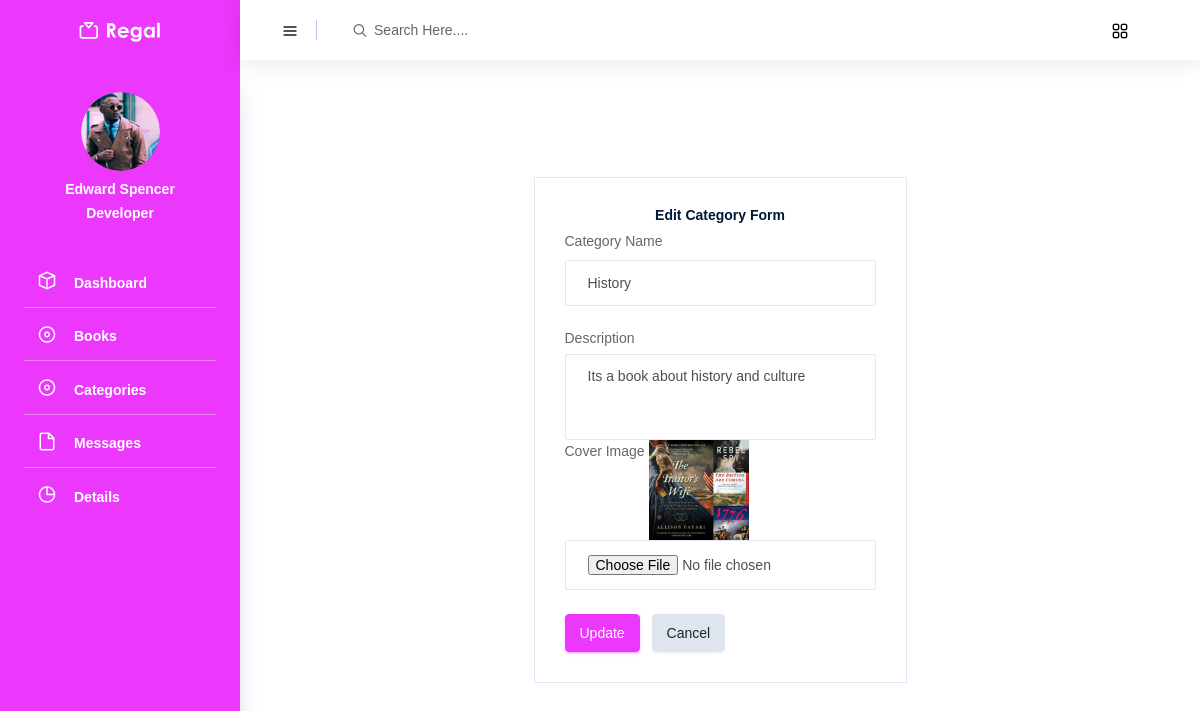
Before: /book_shop_admin/edit_category/1/ with the older database file.
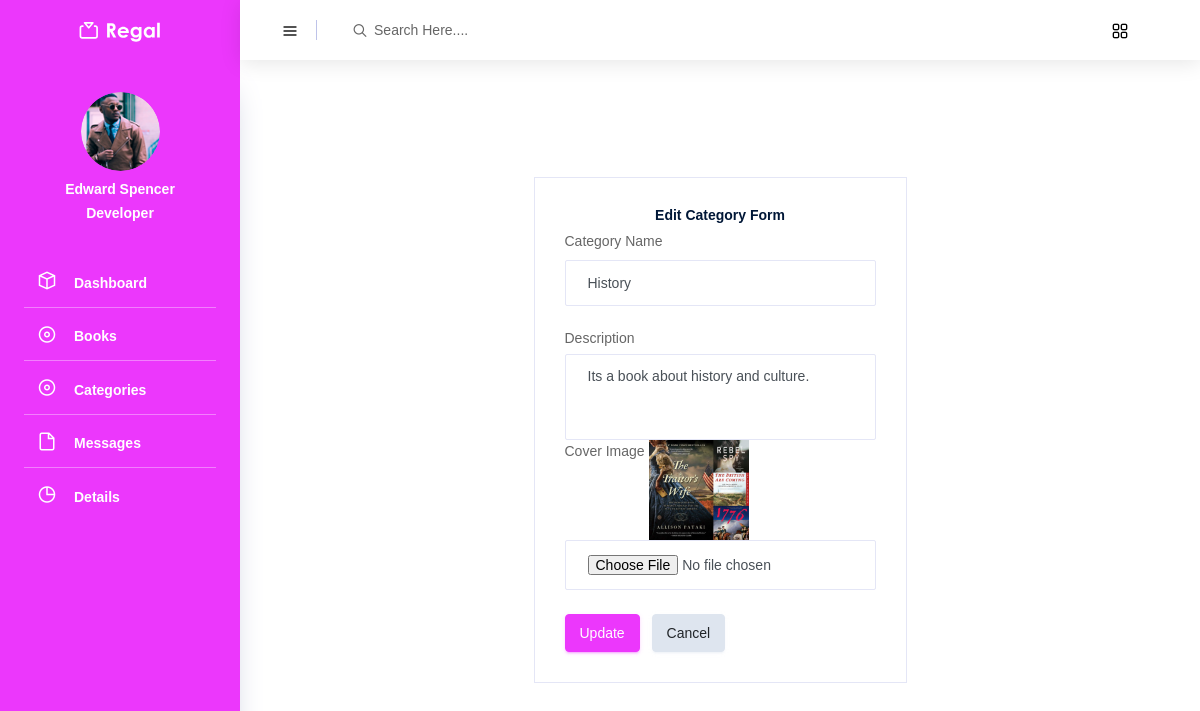
After: the same page with the newer database file.
### adminApp/models.py (models this page shows)
class CategoryDb(models.Model):
    name= models.CharField(max_length=100,null=True,blank=True)
    description = models.CharField(max_length=100,null=True,blank=True)
    cover_image = models.ImageField(upload_to="User Profiles",null=True,blank=True)

### adminApp/views.py (the view)
# urls.py: path('edit_category/<int:c_id>/',views.edit_category,name="edit_category"),
def edit_category(request,c_id):
    category = CategoryDb.objects.get(id=c_id)
    return render(request,"Edit_category.html",{'category':category})

### adminApp/templates/Edit_category.html (shortened to what this page needs)
<!DOCTYPE html>
{% extends 'index.html' %}
{% block content%}
<html lang="en">
<head>
</head>
<body>
<div class="card" style="margin:auto;">
                <div class="card-body">
                  <h4 class="card-title" style="text-align:center;">Edit Category Form</h4>
                  <form class="forms-sample" enctype="multipart/form-data" method="post" action="{% url 'update_category' category_id=category.id %}">
                    <div class="form-group">
                      <label for="exampleInputUsername1">Category Name</label>
                      <input type="text" name="c_name" value="{{category.name}}" class="form-control" id="exampleInputUsername1">
                    </div>
                      <label for="exampleInputUsername1">Description</label>
                      <textarea class="form-control" name="c_description" id="exampleTextarea1" rows="4">{{category.description}}</textarea>
                    <div class="form-group">
                      <label for="exampleInputEmail1">Cover Image</label>
                        <img src="{{category.cover_image.url}}" width="100px">
                      <input type="file" name="c_image" class="form-control" id="exampleInputEmail1" placeholder="Email">
                    </div>
                    <button type="submit" class="btn btn-primary mr-2">Update</button>
                    <button class="btn btn-light">Cancel</button>
                  </form>
                </div>
              </div>
</body>
</html>
{% endblock %}

### adminApp/templates/index.html (shortened to what this page needs)
<!DOCTYPE html>
{% load static %}
<html lang="en">
<head>
  <link rel="stylesheet" href="{% static 'dashboard/vendors/mdi/css/materialdesignicons.min.css' %}">
  <link rel="stylesheet" href="{% static 'dashboard/vendors/feather/feather.css' %}">
  <link rel="stylesheet" href="{% static 'dashboard/vendors/base/vendor.bundle.base.css' %}">
  <link rel="stylesheet" href="{% static 'dashboard/vendors/flag-icon-css/css/flag-icon.min.css' %}"/>
  <link rel="stylesheet" href="{% static 'dashboard/vendors/font-awesome/css/font-awesome.min.css' %}">
  <link rel="stylesheet" href="{% static 'dashboard/vendors/jquery-bar-rating/fontawesome-stars-o.css' %}">
  <link rel="stylesheet" href="{% static 'dashboard/vendors/jquery-bar-rating/fontawesome-stars.css' %}">
  <link rel="stylesheet" href="{% static 'dashboard/css/style.css' %}">
</head>
<body>
  <div class="container-scroller">
    <nav class="navbar col-lg-12 col-12 p-0 fixed-top d-flex flex-row">
      <div class="text-center navbar-brand-wrapper d-flex align-items-center justify-content-center">
        <a class="navbar-brand brand-logo" href="index.html"><img src="{% static 'dashboard/images/logo.svg' %}" alt="logo"/></a>
      </div>
      <div class="navbar-menu-wrapper d-flex align-items-center justify-content-end">
        <button class="navbar-toggler navbar-toggler align-self-center" type="button" data-toggle="minimize">
          <span class="icon-menu"></span>
        </button>
        <ul class="navbar-nav mr-lg-2">
          <li class="nav-item nav-search d-none d-lg-block">
            <div class="input-group">
              <div class="input-group-prepend">
                <span class="input-group-text" id="search">
                  <i class="icon-search"></i>
                </span>
              </div>
              <input type="text" class="form-control" placeholder="Search Here...." aria-label="search" aria-describedby="search">
            </div>
          </li>
        </ul>
        <ul class="navbar-nav navbar-nav-right">
          <li class="nav-item dropdown mr-4 d-lg-flex d-none">
            <a class="nav-link count-indicatord-flex align-item s-center justify-content-center" href="#">
              <i class="icon-grid"></i>
            </a>
          </li>
        </ul>
      </div>
    </nav>
    <div class="container-fluid page-body-wrapper">
      <nav class="sidebar sidebar-offcanvas" id="sidebar">
        <div class="user-profile">
          <div class="user-image">
            <img src="{% static 'dashboard/images/faces/face28.png' %}">
          </div>
          <div class="user-name">
              Edward Spencer
          </div>
          <div class="user-designation">
              Developer
          </div>
        </div>
        <ul class="nav">
          <li class="nav-item">
            <a class="nav-link" href="{% url 'index_page' %}">
              <i class="icon-box menu-icon"></i>
              <span class="menu-title">Dashboard</span>
            </a>
          </li>
          <li class="nav-item">
  <a class="nav-link" data-toggle="collapse" href="#books-collapse" aria-expanded="false" aria-controls="books-collapse">
    <i class="icon-disc menu-icon"></i>
    <span class="menu-title">Books</span>
    <i class="menu-arrow"></i>
  </a>
</li>
<li class="nav-item">
  <a class="nav-link" data-toggle="collapse" href="#categories-collapse" aria-expanded="false" aria-controls="categories-collapse">
    <i class="icon-disc menu-icon"></i>
    <span class="menu-title">Categories</span>
    <i class="menu-arrow"></i>
  </a>
</li>
          <li class="nav-item">
            <a class="nav-link" href="{% url 'view_messages' %}">
              <i class="icon-file menu-icon"></i>
              <span class="menu-title">Messages</span>
            </a>
          </li>
          <li class="nav-item">
            <a class="nav-link" href="#">
              <i class="icon-pie-graph menu-icon"></i>
              <span class="menu-title">Details</span>
            </a>
          </li>
        </ul>
      </nav>
                {% block content %}{% endblock %}
      </div>
    </div>
</body>
</html>

Changed rows visible on the page:
changed CategoryDb "History": c_description "Its a book about history and culture" → "Its a book about history and culture."
